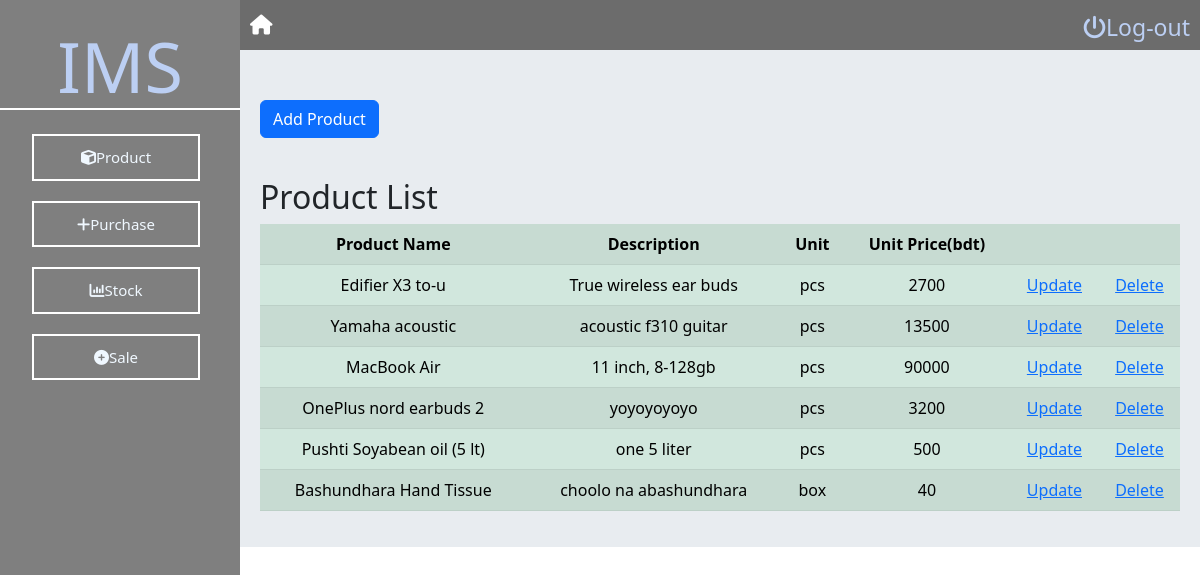
The page /product.php on the database its author committed.
### tables this page shows
CREATE TABLE `products` (
  `id` int(3) NOT NULL,
  `product_name` varchar(100) NOT NULL,
  `product_desc` varchar(300) NOT NULL,
  `unit` varchar(20) NOT NULL,
  `unit_price` varchar(20) NOT NULL
);

### product.php (the view)
<?php
include "header.php";
include "connection.php";
?>
<div class="add_product_btn">
    <a class="btn btn-primary" href="add_product.php" role="button">Add Product</a>
</div>
<div class="product_table">
    <h2>Product List</h2>
    <table class="table table-success table-striped">
        <tr>
            <th>Product Name</th>
            <th>Description</th>
            <th>Unit</th>
            <th>Unit Price(bdt)</th>
            <th></th>
            <th></th>
        </tr>
        <?php
            $res = mysqli_query($conn, "SELECT * FROM `products`;");
            while($row=mysqli_fetch_array($res)){
        ?>
            <tr>
                <td style="text-align: center;"><?php echo $row["product_name"];?></td>
                <td style="text-align: center;"><?php echo $row["product_desc"];?></td>
                <td style="text-align: center;"><?php echo $row["unit"];?></td>
                <td style="text-align: center;"><?php echo $row["unit_price"];?></td>
                <td style="text-align: center;"><a href="update_product.php?id=<?php echo $row["id"]; ?>">Update</a></td>
                <td style="text-align: center;"><a href="delete_product.php?id=<?php echo $row["id"]; ?>">Delete</a></td>
            </tr>
        <?php
                }
        ?>
    </table>
</div>
<?php
include "footer.php";
?>

### header.php (shortened to what this page needs)
<!DOCTYPE html>
<html lang="en">
<head>
    <link rel="stylesheet" type="text/css" href="css/dashboard.css">
    <link rel="stylesheet" type="text/css" href="css/product.css">
    <link href="https://cdn.jsdelivr.net/npm/bootstrap@5.2.0/dist/css/bootstrap.min.css" rel="stylesheet">
</head>
<body>
    <div id="dashboardMainContainer">
        <div class="dashboard_sidebar">
            <a href="dashboard.php" style="text-decoration: none;"><h3  class="dashboard_logo">IMS</h3></a>
            <div class="dashboard_sidebar_menus">
                <ul class="dashboard_menu_lists">
                    <a href="product.php">
                        <li><i class="fa fa-cube"></i>Product</li>
                    </a>
                    <a href="">
                        <li><i class="fa fa-plus"></i>Purchase</li>
                    </a>
                    <a href="">
                        <li><i class="fa fa-bar-chart"></i>Stock</li>
                    </a>
                    <a href="">
                        <li><i class="fa fa-plus-circle"></i>Sale</li>
                    </a>
                </ul>
            </div>
        </div>
        <div class="dashboard_content_container">
            <div class="dashboard_topNavv">
                <a href="dashboard.php"><i class="fa fa-home" aria-hidden="true" style="color:white;"></i></a>
                <a href="index.php" id="logoutBtn" style="float: right; font-size: 23px; color: rgb(188, 207, 243);; text-decoration: none;"><i class="fa fa-power-off"></i>Log-out</a>
            </div>
            <div class="dashboard_content">
                <div class="dashboard_content_main">

### footer.php
                </div>
            </div>
        </div>
    </div>
</body>
</html>

### css/dashboard.css (style rules this page uses)
body { background-size: cover; }
#dashboardMainContainer { display: flex; flex-direction: row; }
div.dashboard_sidebar { width: 20%; height: 100vh; background:rgba(0,0,0,0.5); }
div.dashboard_content_container { width: 80%; background-size: cover; }
h3.dashboard_logo { color: rgb(188, 207, 243); font-size: 70px; text-align: center; border-bottom: 2px solid white; margin-top: 10%; margin-bottom: 10%; }
ul.dashboard_menu_lists li { list-style-type: none; padding: 10px; margin-top: 20px; margin-bottom: 5px; border: 2px solid white; text-align: center; margin-right: 40px; }
ul.dashboard_menu_lists a { text-decoration: none; color: aliceblue; font-size: 15px; font-weight: 400; }
div.dashboard_topNavv { background:rgba(0, 0, 0, 0.576); padding: 10px; font-size: 20px; }
div.dashboard_content { padding: 50px 20px 20px 20px; height: auto; background: rgba(217, 223, 231, 0.6); }
div.dashboard_content_main { height: 100%; }

### css/product.css (style rules this page uses)
.add_product_btn { margin-bottom: 20px; }
.product_table { margin-top: 40px; }
table th { text-align: center; }

### rows shown on the page
products: product_name "Edifier X3 to-u", product_desc "True wireless ear buds", unit "pcs", unit_price "2700"
products: product_name "Yamaha acoustic", product_desc "acoustic f310 guitar", unit "pcs", unit_price "13500"
products: product_name "MacBook Air", product_desc "11 inch, 8-128gb", unit "pcs", unit_price "90000"
products: product_name "OnePlus nord earbuds 2", product_desc "yoyoyoyoyo", unit "pcs", unit_price "3200"
products: product_name "Pushti Soyabean oil (5 lt)", product_desc "one 5 liter", unit "pcs", unit_price "500"
products: product_name "Bashundhara Hand Tissue", product_desc "choolo na abashundhara", unit "box", unit_price "40"
